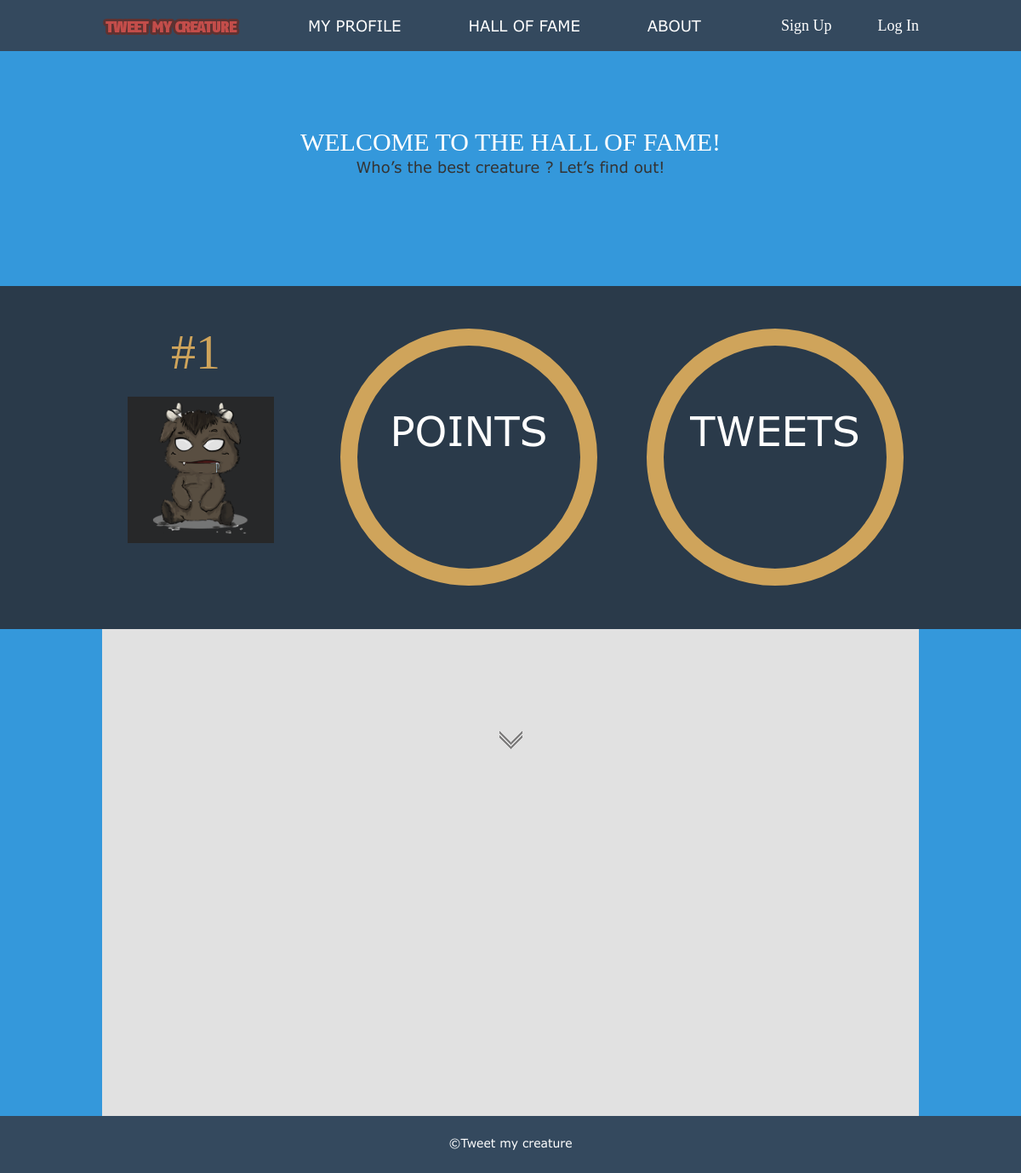
The page /Integration/hof.php on the database as committed earlier.
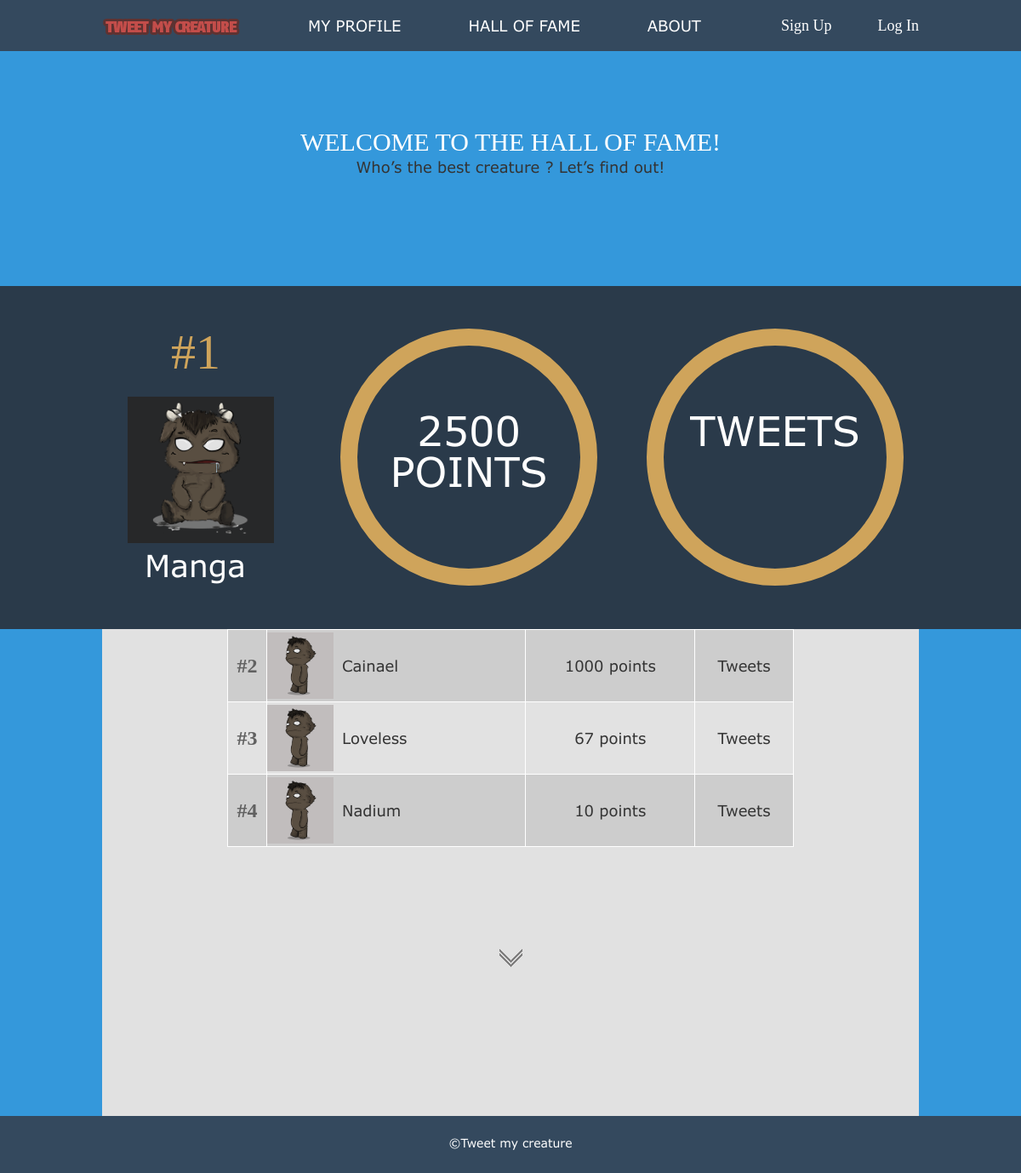
The same page on the database as committed later.
### tables this page shows
CREATE TABLE `User` (
  `US_id` int(11) NOT NULL AUTO_INCREMENT,
  `US_twitter` varchar(250) NOT NULL,
  `US_mail` varchar(250) NOT NULL,
  `US_pw` varchar(250) NOT NULL,
  `US_point` int(11) NOT NULL,
  `CR_id` int(11) NOT NULL,
  PRIMARY KEY (`US_id`),
  KEY `CR_id` (`CR_id`)
);

### Integration/hof.php (the view, shortened to what this page needs)
<!doctype html>
<html lang="en">
<head>
	<link rel="stylesheet" href="css/reset.css">
	<link rel="stylesheet" href="css/style.css">
</head>
<body>
	<?php include_once("partial/header.php"); ?>
	<header id="headerhof">
				<h1>Welcome to the Hall of Fame!</h1>
				<div>Who’s the best creature ? Let’s find out!</div>
	</header>
	<section id="contenthof">
<?php
$sqluser="SELECT * FROM User ORDER BY US_point DESC;";
$resuser=mysql_query($sqluser);
?>
		<div id="no1">
			<?php
				$tabuser1=mysql_fetch_array($resuser);
						echo '<div class="number">#1</div>';
						echo '<div class="imgwinner"></div>
						<div class="userwin">'.$tabuser1["US_twitter"].'</div>';
						echo '<div class="point"><font size="58px"><p id="textpoint">'.$tabuser1["US_point"].' </font><font size="30px">points</p></font></div> ';
						echo '<div class="nbtweet"><font size="58px"><p id="textpoint">'.$tabuser1["US_music"].' </font> <font size="30px">tweets</p></font> </div>';
			?>
		</div>
		<div id="tableuser">
			<table id="tableother" border="1">
			<?php
			$i=2;
			while($tabuser=mysql_fetch_array($resuser))
			{
				if($i%2 == 0 )
				{
					echo '<tr><td id="bgfonce" style="font-weight:bold; font-family:Fago; font-size:24px; color:#616161;">#'.$i.'</td>';
					echo '<td id="bgfonce"><div id="imgcreature"></div> <p class="username">'.$tabuser["US_twitter"].'</p></td>';
					echo '<td id="bgfonce">'.$tabuser["US_point"].' points </td>';
					echo '<td id="bgfonce">'.$tabuser["US_music"].' Tweets </td>';
					echo '</tr>';
				}
                if($i%2 != 0 )
                {
                        echo '<tr><td id="bgclair"style="font-weight:bold; font-family:Fago; font-size:24px; color:#616161;">#'.$i.'</td>';
                        echo '<td id="bgclair"><div id="imgcreature"></div> <p class="username">'.$tabuser["US_twitter"].'</p></td>';
                        echo '<td id="bgclair">'.$tabuser["US_point"].' points </td>';
                        echo '<td id="bgclair">'.$tabuser["US_music"].' Tweets </td>';
                        echo '</tr>';
                }
			$i++;
			}
			?>
			</table>
	<a href="#"><div class="arrow"></div></a>
		</div>
	</section>
	<footer>©Tweet my creature</footer>
</body>
</html>

### Integration/partial/header.php
<nav>
	<div id="nav-wrapper">
		<a href="./index.php"><div id="logo"></div></a>
		<div>
			<a class="first" href="">MY PROFILE</a>
			<a href="hof.php">HALL OF FAME</a>
			<a href="#">ABOUT</a>
		</div>
		<div>
			<a class="first" href="#">Sign Up</a>
			<a href="login.php">Log In</a>
		</div>
	</div>
</nav>

### Integration/css/style.css (style rules this page uses)
body, nav, header,footer { width:100%; }
a { text-decoration:none; }
nav { background-color:#34495e; height:60px; text-align:center; }
#nav-wrapper { margin:auto; margin-top:19px; width:960px; }
nav div#logo { background:url('images/logo.png') no-repeat 0 0; float:left; height:25px; width:162px; }
nav div { display:inline-block; }
#nav-wrapper div:nth-child(2) { float:left; margin-left:80px; margin-top:2px; }
#nav-wrapper div:nth-child(2) a { color:#fff; font-family:Verdana; font-size:18px; }
#nav-wrapper div:nth-child(2) a:not(.first) { margin-left:75px; }
#nav-wrapper div:nth-child(3) { float:right; margin-top:2px; }
#nav-wrapper div:nth-child(3) a { color:#fff; font-family:DinCondensed; font-size:18px; }
#nav-wrapper div:nth-child(3) a:not(.first) { margin-left: 50px }
header { background-color:#3498db; height:485px; }
section { background-color:#3498db; }
footer { background-color:#34495e; color:#fff; font-family: Verdana; font-size: 14px; height:42px; padding-top:25px; text-align: center; }
#headerhof { height:184px; text-align: center; padding-top: 92px; }
#headerhof h1 { color:white; text-transform: uppercase; font-family: Fago; font-size: 30px; }
#headerhof div { color:#343434; font-family: Verdana; font-size: 18px; padding-top: 5px; }
#no1 { height:403px; width:100%; background-color:#2a3a4a; margin: 0 auto; text-align: center; position: relative; }
#tableuser { background-color:#e1e1e1; height:572px; width:960px; margin:0 auto; }
#contenthof { background-color:#3498db; }
table#tableother { border:1px solid white; width: 666px; margin: 0 auto; }
table#tableother tr { height:85px; text-align: center; }
table#tableother td { font-size: 18px; font-family: Verdana; color: #343434; border:1px solid white; text-align: center; vertical-align: middle; }
td#bgfonce { background-color:#cdcdcd; }
td#bgclair { background-color: #e2e2e2; }
div#imgcreature { background:url('images/creature-new.png') no-repeat; background-size: 38px 72px; background-color: #c1bdbd; height:78px; width: 78px; background-position: center; float: left; }
.username { margin-top:30px; float: left; margin-left: 10px; }
#no1 .imgwinner { background:url('images/creature-evolved.png') no-repeat; background-size: 117px 169px; background-position: center; background-color:#272829; height: 172px; width:172px; position: absolute; left:150px; top:130px; }
#no1 .number { color:#cfa45b; font-size: 58px; font-family: Fago; text-align: left; margin-left:41px; position: absolute; left:160px; top:49px; }
#textpoint { margin-top: 75px; }
#no1 .point { border:solid #cfa45b 20px; display: inline; border-radius: 50%; font-family: Verdana; color:white; text-transform: uppercase; height: 262px; width: 262px; position: absolute; left:400px; top:50px; }
#no1 .nbtweet { border:solid #cfa45b 20px; display: inline; font-family: Verdana; color:white; text-transform: uppercase; height: 262px; width: 262px; border-radius: 50%; position: absolute; left:760px; top:50px; }
#no1 .userwin { font-size: 36px; font-family: Verdana; color:white; text-align: left; margin-left:20px; position: absolute; left:150px; top:310px; }
.arrow { background:url('images/arrow.png') no-repeat; height: 21px; width: 27px; margin: 0 auto; top:120px; position: relative; }

Rows that differ between the two databases and show on the page:
added user: US_twitter "Manga", US_point "2500"
added user: US_twitter "Cainael", US_point "1000"
added user: US_twitter "Loveless", US_point "67"
added user: US_twitter "Nadium", US_point "10"
